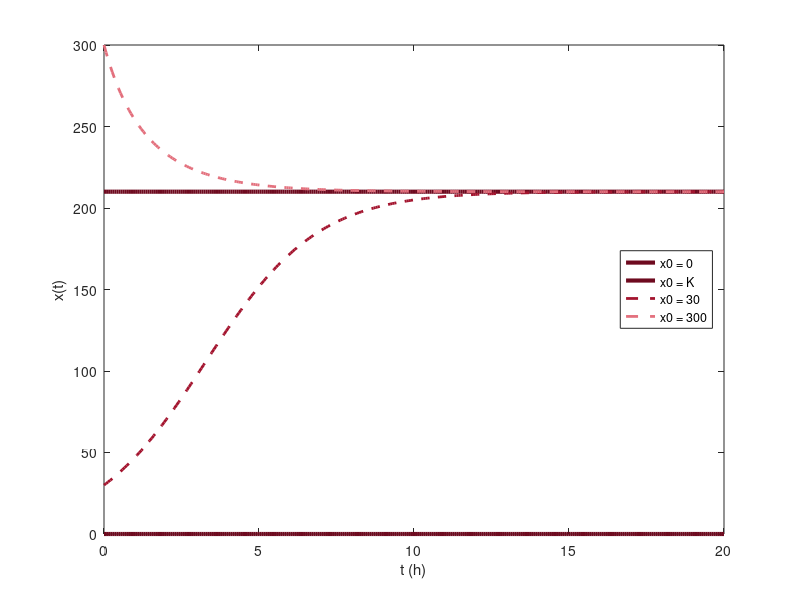

Write MATLAB code to recreate this figure.
% Fig. 3.15: Solutions of the logistic model for different initial values (book, Section 3.3)
% r = 0.55, K = 210; the steady-state solutions x = 0 and x = K are neither reached nor crossed by any other solution
% (c) 2026 Philipp Kügler · Program for the book "Dynamical Systems in the Life Sciences" · MIT License (see LICENSE)
r = 0.55; K = 210;
x = @(t, x0) x0 * K ./ (x0 + (K - x0) * exp(-r * t));
t = linspace(0, 20, 300);
plot(t, 0 * t, 'Color', [0.43 0.04 0.12], 'LineWidth', 3); hold on
plot(t, 0 * t + K, 'Color', [0.43 0.04 0.12], 'LineWidth', 3);
plot(t, x(t, 30), '--', 'Color', [0.64 0.08 0.18], 'LineWidth', 2);
plot(t, x(t, 300), '--', 'Color', [0.89 0.44 0.49], 'LineWidth', 2); hold off
for x0 = [30 300]
    fprintf('x0 = %d: x(20) = %.3f,  distance to K: %.3f\n', x0, x(20, x0), abs(x(20, x0) - K));
end
xlabel('t (h)'); ylabel('x(t)'); legend('x0 = 0', 'x0 = K', 'x0 = 30', 'x0 = 300', 'Location', 'east');
